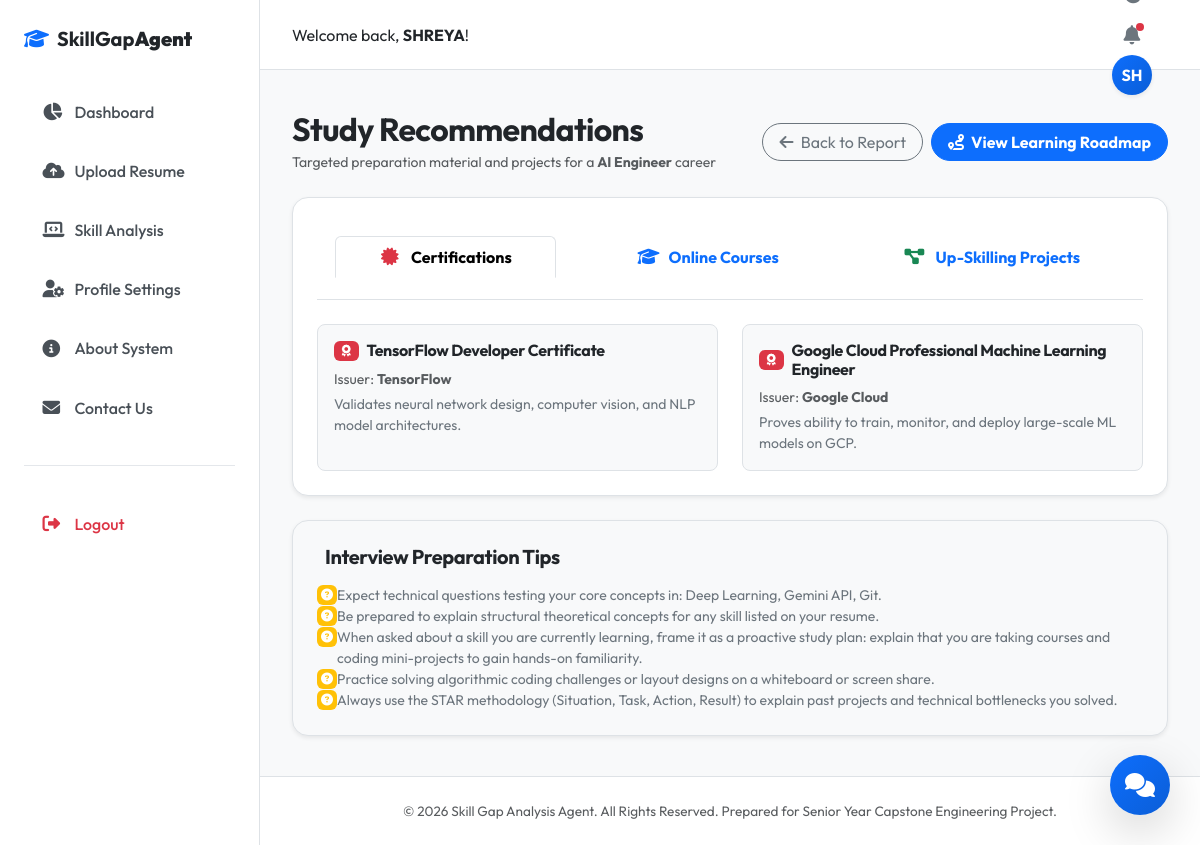
The app's page /recommendations/2 (signed in) with its own data.
### tables this page shows
CREATE TABLE users (
            id INTEGER PRIMARY KEY AUTOINCREMENT,
            username TEXT UNIQUE NOT NULL,
            email TEXT UNIQUE NOT NULL,
            password TEXT NOT NULL,
            created_at TIMESTAMP DEFAULT CURRENT_TIMESTAMP
        );

CREATE TABLE analysis (
            id INTEGER PRIMARY KEY AUTOINCREMENT,
            user_id INTEGER NOT NULL,
            job_role TEXT NOT NULL,
            match_percentage REAL NOT NULL,
            matched_skills TEXT NOT NULL,
            missing_skills TEXT NOT NULL,
            extra_skills TEXT NOT NULL,
            created_at TIMESTAMP DEFAULT CURRENT_TIMESTAMP,
            FOREIGN KEY (user_id) REFERENCES users(id) ON DELETE CASCADE
        );

### routes.py (the view)
@main_bp.route('/recommendations/<int:analysis_id>')
@login_required
def recommendations(analysis_id):
    conn = get_db_connection()
    cursor = conn.cursor()
    cursor.execute("SELECT job_role FROM analysis WHERE id = ? AND user_id = ?", (analysis_id, current_user.id))
    analysis_row = cursor.fetchone()
    if not analysis_row:
        conn.close()
        flash("Recommendations data not found.", "danger")
        return redirect(url_for('main.dashboard'))
    cursor.execute("SELECT * FROM recommendations WHERE analysis_id = ?", (analysis_id,))
    recs_row = cursor.fetchone()
    conn.close()
    recs = {}
    if recs_row:
        recs = {
            "certifications": json.loads(recs_row['certifications']),
            "courses": json.loads(recs_row['courses']),
            "projects": json.loads(recs_row['projects']),
            "interview_prep_tips": json.loads(recs_row['interview_tips'])
        }
    return render_template('recommendations.html', analysis_id=analysis_id, job_role=analysis_row['job_role'], recs=recs)

### templates/recommendations.html (shortened to what this page needs)
{% extends "base.html" %}
{% block content %}
<div class="container-fluid px-0">
    <div class="d-flex flex-column flex-md-row justify-content-between align-items-md-center gap-3 mb-4">
        <div>
            <h2 class="fw-bold mb-1">Study Recommendations</h2>
            <p class="text-muted small mb-0">Targeted preparation material and projects for a <strong>{{ job_role }}</strong> career</p>
        </div>
        <div class="d-flex gap-2">
            <a href="{{ url_for('main.result', analysis_id=analysis_id) }}" class="btn btn-outline-secondary rounded-pill px-3">
                <i class="fa-solid fa-arrow-left me-1"></i> Back to Report
            </a>
            <a href="{{ url_for('main.roadmap', analysis_id=analysis_id) }}" class="btn btn-primary rounded-pill px-3 fw-bold">
                <i class="fa-solid fa-route me-1"></i> View Learning Roadmap
            </a>
        </div>
    </div>
    <div class="card border-0 shadow-sm rounded-4 p-4 mb-4">
        <ul class="nav nav-tabs nav-fill mb-4 border-bottom pb-2" id="resource-tabs" role="tablist">
            <li class="nav-item" role="presentation">
                <button class="nav-link active fw-bold py-2.5" id="cert-tab" data-bs-toggle="tab" data-bs-target="#cert-panel" type="button" role="tab">
                    <i class="fa-solid fa-certificate text-danger me-2"></i> Certifications
                </button>
            </li>
            <li class="nav-item" role="presentation">
                <button class="nav-link fw-bold py-2.5" id="courses-tab" data-bs-toggle="tab" data-bs-target="#courses-panel" type="button" role="tab">
                    <i class="fa-solid fa-graduation-cap text-primary me-2"></i> Online Courses
                </button>
            </li>
            <li class="nav-item" role="presentation">
                <button class="nav-link fw-bold py-2.5" id="projects-tab" data-bs-toggle="tab" data-bs-target="#projects-panel" type="button" role="tab">
                    <i class="fa-solid fa-diagram-project text-success me-2"></i> Up-Skilling Projects
                </button>
            </li>
        </ul>
        <div class="tab-content" id="resource-tabs-content">
            <div class="tab-pane fade show active" id="cert-panel" role="tabpanel">
                <div class="row g-4">
                    {% if recs and recs.certifications %}
                        {% for cert in recs.certifications %}
                        <div class="col-md-6">
                            <div class="p-3 border rounded-3 h-100 hover-lift bg-light-subtle">
                                <div class="d-flex align-items-center mb-2">
                                    <span class="badge bg-danger me-2"><i class="fa-solid fa-award"></i></span>
                                    <h6 class="fw-bold mb-0 text-dark">{{ cert.name }}</h6>
                                </div>
                                <div class="text-muted small mb-1">Issuer: <strong>{{ cert.issuer }}</strong></div>
                                <p class="text-secondary small mb-0">{{ cert.description }}</p>
                            </div>
                        </div>
                        {% endfor %}
                    {% else %}
                        <div class="col-12 text-center py-5">
                            <p class="text-muted small">No specific certifications found.</p>
                        </div>
                    {% endif %}
                </div>
            </div>
        </div>
    </div>
    <div class="card border-0 shadow-sm rounded-4 p-4 bg-light">
        <h5 class="fw-bold text-dark mb-3">Interview Preparation Tips</h5>
        <ul class="list-unstyled mb-0">
            {% if recs and recs.interview_prep_tips %}
                {% for tip in recs.interview_prep_tips %}
                <li class="d-flex align-items-start mb-2.5 last-mb-0">
                    <span class="badge bg-warning p-1 me-2.5 mt-0.5"><i class="fa-solid fa-circle-question text-white fs-8"></i></span>
                    <span class="text-secondary small">{{ tip }}</span>
                </li>
                {% endfor %}
            {% else %}
                <li class="text-muted small">Be prepared to explain technical solutions and demonstrate your credentials and projects portfolio.</li>
            {% endif %}
        </ul>
    </div>
</div>
{% endblock %}

### templates/base.html (shortened to what this page needs)
<!DOCTYPE html>
<html lang="en">
<head>
    <link href="https://cdn.jsdelivr.net/npm/bootstrap@5.3.0/dist/css/bootstrap.min.css" rel="stylesheet">
    <link rel="stylesheet" href="https://cdnjs.cloudflare.com/ajax/libs/font-awesome/6.4.0/css/all.min.css">
    <link rel="stylesheet" href="{{ url_for('static', filename='css/style.css') }}">
    <link rel="stylesheet" href="{{ url_for('static', filename='css/dashboard.css') }}">
</head>
<body>
    <div class="app-container">
        {% if current_user.is_authenticated %}
        <aside class="sidebar">
            <div class="sidebar-brand">
                <i class="fa-solid fa-graduation-cap text-primary me-2"></i>
                <span>SkillGap<strong>Agent</strong></span>
            </div>
            <nav class="sidebar-nav">
                <a href="{{ url_for('main.dashboard') }}" class="nav-item {% if request.endpoint == 'main.dashboard' %}active{% endif %}">
                    <i class="fa-solid fa-chart-pie"></i><span>Dashboard</span>
                </a>
                <a href="{{ url_for('main.upload') }}" class="nav-item {% if request.endpoint == 'main.upload' %}active{% endif %}">
                    <i class="fa-solid fa-cloud-arrow-up"></i><span>Upload Resume</span>
                </a>
                <a href="{{ url_for('main.analysis') }}" class="nav-item {% if request.endpoint == 'main.analysis' or request.endpoint == 'main.result' %}active{% endif %}">
                    <i class="fa-solid fa-laptop-code"></i><span>Skill Analysis</span>
                </a>
                <a href="{{ url_for('main.profile') }}" class="nav-item {% if request.endpoint == 'main.profile' %}active{% endif %}">
                    <i class="fa-solid fa-user-gear"></i><span>Profile Settings</span>
                </a>
                <a href="{{ url_for('main.about') }}" class="nav-item {% if request.endpoint == 'main.about' %}active{% endif %}">
                    <i class="fa-solid fa-circle-info"></i><span>About System</span>
                </a>
                <a href="{{ url_for('main.contact') }}" class="nav-item {% if request.endpoint == 'main.contact' %}active{% endif %}">
                    <i class="fa-solid fa-envelope"></i><span>Contact Us</span>
                </a>
                <hr class="sidebar-divider">
                <a href="{{ url_for('main.logout') }}" class="nav-item text-danger">
                    <i class="fa-solid fa-right-from-bracket"></i><span>Logout</span>
                </a>
            </nav>
        </aside>
        {% endif %}
        <div class="main-wrapper">
            <header class="top-header">
                <div class="header-left">
                    {% if current_user.is_authenticated %}
                    <span class="welcome-text">Welcome back, <strong>{{ current_user.username }}</strong>!</span>
                    {% else %}
                    <a href="{{ url_for('main.index') }}" class="header-brand">
                        <i class="fa-solid fa-graduation-cap text-primary me-2"></i>
                        <span>SkillGap<strong>Agent</strong></span>
                    </a>
                    {% endif %}
                </div>
                <div class="header-right">
                    <button class="theme-toggle-btn" id="theme-toggle" title="Toggle Light/Dark Mode">
                        <i class="fa-solid fa-moon"></i>
                    </button>
                    {% if current_user.is_authenticated %}
                    <div class="dropdown me-3">
                        <button class="header-btn" type="button" data-bs-toggle="dropdown" aria-expanded="false" id="notif-btn">
                            <i class="fa-solid fa-bell"></i>
                            <span class="badge-dot bg-danger"></span>
                        </button>
                    </div>
                    <div class="dropdown">
                        <button class="header-profile-btn" type="button" data-bs-toggle="dropdown" aria-expanded="false">
                            <div class="profile-avatar">{{ current_user.username[:2].upper() }}</div>
                        </button>
                    </div>
                    {% else %}
                    <a href="{{ url_for('main.login') }}" class="btn btn-outline-primary btn-sm px-3 me-2">Login</a>
                    <a href="{{ url_for('main.register') }}" class="btn btn-primary btn-sm px-3">Register</a>
                    {% endif %}
                </div>
            </header>
            <main class="content-body">
                {% block content %}{% endblock %}
            </main>
            <footer class="main-footer">
                <div class="container-fluid text-center text-muted">
                    <p class="mb-0">&copy; 2026 Skill Gap Analysis Agent. All Rights Reserved. Prepared for Senior Year Capstone Engineering Project.</p>
                </div>
            </footer>
        </div>
    </div>
    {% if current_user.is_authenticated %}
    <button class="chat-toggle-btn shadow-lg" id="chat-toggle" title="Chat with AI Career Buddy">
        <i class="fa-solid fa-comments"></i>
    </button>
    {% endif %}
</body>
</html>

### records on screen
users: username "SHREYA", username "SH"
analysis: job_role "AI Engineer"

### other values on screen
{{ cert.name }} "TensorFlow Developer Certificate" "Google Cloud Professional Machine Learning Engineer"
{{ cert.issuer }} "TensorFlow" "Google Cloud"
{{ cert.description }} "Validates neural network design, computer vision, and NLP model architectures." "Proves ability to train, monitor, and deploy large-scale ML models on GCP."
{{ tip }} "Expect technical questions testing your core concepts in: Deep Learning, Gemini API, Git." "Be prepared to explain structural theoretical concepts for any skill listed on your resume." "When asked about a skill you are currently learning, frame it as a proactive study plan: explain that you are taking courses and coding mini-projects to gain hands-on familiarity." "Practice solving algorithmic coding challenges or layout designs on a whiteboard or screen share." "Always use the STAR methodology (Situation, Task, Action, Result) to explain past projects and technical bottlenecks you solved."
